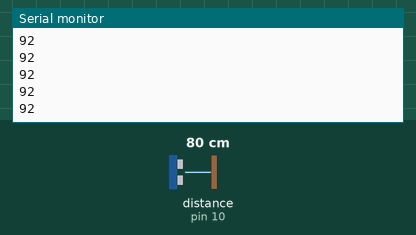
The sketch below on a simulated Arduino Uno, built with avr-gcc and run on an emulated ATmega328P. Parts: the last lines printed to the serial monitor. Wiring (inferred from the names in the program): ultrasonic range finder: trigger pin 11; echo pin 10. The inputs (shaded band) are chosen by the test bench; at power-on: distance to the obstacle (sensor on pin 10) 80 cm. The echo pulse lasts 58.3 µs per cm.

Above: at 1.2 s.
1.3 s: distance to the obstacle (sensor on pin 10) set to 2 cm
At 2.03 s:
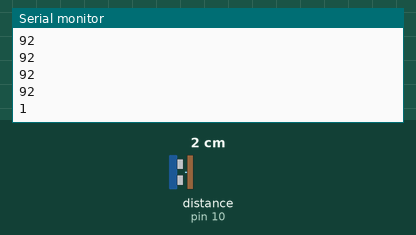
2.8 s: distance to the obstacle (sensor on pin 10) set to 4 cm
At 3.7 s:
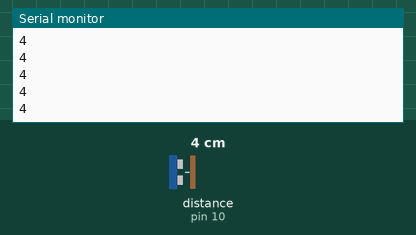
Timing chart, 0 to 5.8 s (numbered marks = the images above; inputs shaded):
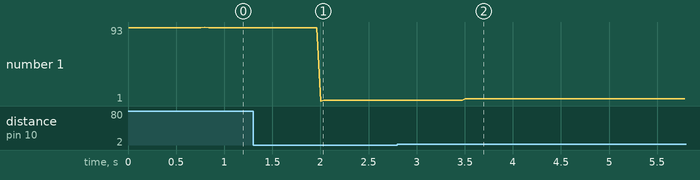

Measured:
- after the input at 1.3 s, the serial monitor: prints a new line after 0.71 s (image 1)
- after the input at 2.8 s, the serial monitor: prints a new line after 0.70 s (image 2)
- plotted number 1: 92 → 2 after the input at 1.3 s, 2 → 4 after the input at 2.8 s

The sketch:

sonar.ino
```cpp
#define ECHO_PIN 10
#define TRIG_PIN 11

void setup() {
  pinMode(ECHO_PIN, INPUT);
  pinMode(TRIG_PIN, OUTPUT);
  Serial.begin(960);
}

void loop() {
  Serial.println(measure());
}

int measure()
{
  digitalWrite(TRIG_PIN,HIGH);
  digitalWrite(TRIG_PIN,LOW);
  int distance = pulseIn(ECHO_PIN, HIGH)/50;
  return constrain(distance,1,300);
}
```
